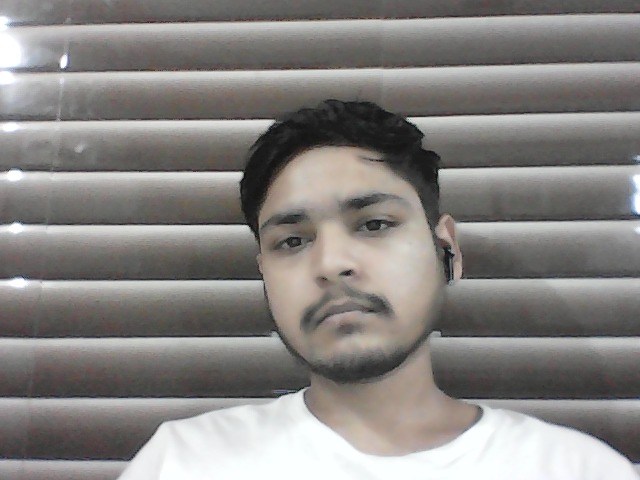
#> input picture Duplicate_Image_Remover/testing/test.jpg, 640 x 480 px, found by its file name
$ python Similarity_score.py
#> lines starting #> are read from the running program, lines starting #| are printed output that depends on the picture; long printed decimals are rounded
import os
import cv2
import matplotlib as plt
from skimage.metrics import structural_similarity as ssim
#input2_path = "C://Users/vaibh/PycharmProjects/DIR/Duplicate_Image_Remover/Sparsh/87_-312_372"
#input_path = "C://Users/vaibh/PycharmProjects/DIR/Duplicate_Image_Remover/testing"
window_name = 'Imagee'
font = cv2.FONT_HERSHEY_SIMPLEX
org = (50, 50)
fontScale = 1
color = (255, 0, 0)
thickness = 2

similar_list = []
temp3 = []
temp4=[]
temp5=[]
temp6=[]
temp7 = []
temp8=[]
temp9=[]


Input_path = 'C://Users/vaibh/PycharmProjects/DIR/Duplicate_Image_Remover/Sparsh/87_-312_372'
master_image = cv2.imread('C://Users/vaibh/PycharmProjects/DIR/Duplicate_Image_Remover/testing/test.jpg')
#> master_image is the input picture: shape (480, 640, 3); mean B, G, R 129.9, 132.4, 135.3
images_list = os.listdir('C://Users/vaibh/PycharmProjects/DIR/Duplicate_Image_Remover/Sparsh/87_-312_372')

master_image_gray = cv2.cvtColor(master_image, cv2.COLOR_BGR2GRAY)
#image_gray = cv2.cvtColor(images, cv2.COLOR_BGR2GRAY)
sim_score = []
for i in images_list:
    temp_img = cv2.imread(Input_path + "/" +i)
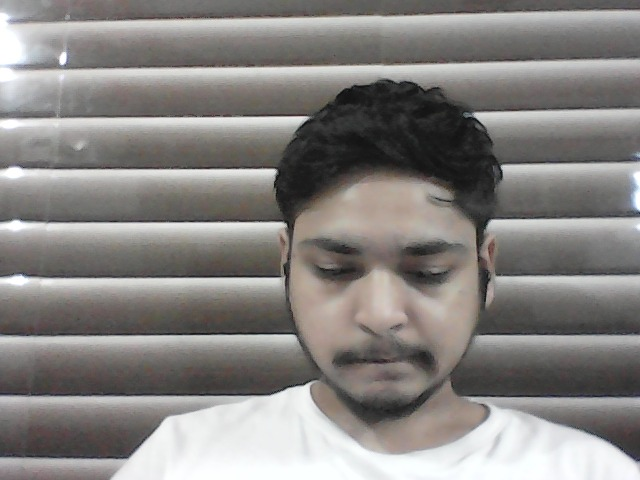
#> input picture Duplicate_Image_Remover/Sparsh/87_-312_372/100.jpg, 640 x 480 px, found by its file name
#> temp_img is the input picture: shape (480, 640, 3); mean B, G, R 129.6, 132, 134.9
    temp_img_gray = cv2.cvtColor(temp_img , cv2.COLOR_BGR2GRAY)
    (score, diff) = ssim(master_image_gray, temp_img_gray, full=True)
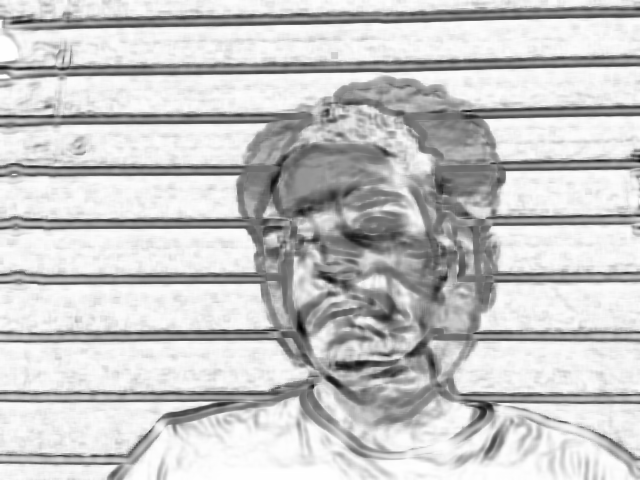
#> diff: shape (480, 640) float64; min -0.769, max 1, mean 0.614; drawn with min black and max white
#> score = 0.61
    image = cv2.putText(temp_img_gray, f"similarity: {round(score, 2)}", (10, 10), cv2.FONT_HERSHEY_DUPLEX, 0.6, (255, 255, 255),1)
    temp3.append(image)
    print("Image similarity of "+i+' with test.jpg is :'+str(score))
#| Image similarity of 100.jpg with test.jpg is :0.6097
    if score > 0.50 and score < 0.60:
        temp4.append(i)
        temp8.append(score)
    elif score > 0.60 and score < 0.70:
            temp5.append(i)
    elif score > 0.70 and score < 0.80:
        temp6.append(i)
    elif score > 0.80:
        temp7.append(i)
        temp9.append(score)
#> pass 2 of the loop `for i in images_list:`:
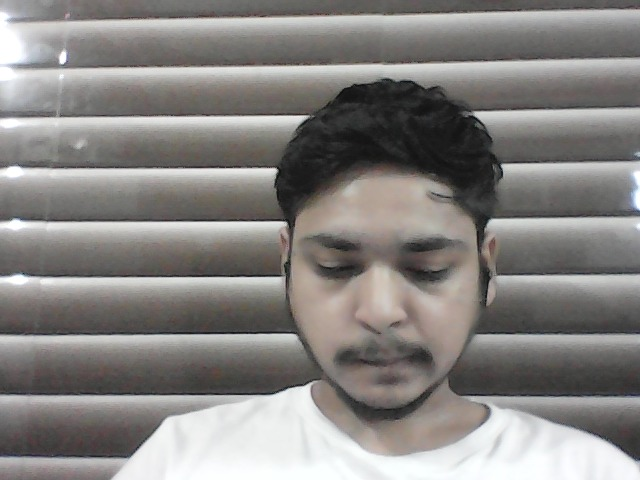
#> input picture Duplicate_Image_Remover/Sparsh/87_-312_372/102.jpg, 640 x 480 px, found by its file name
#> temp_img is the input picture: shape (480, 640, 3); mean B, G, R 129.6, 131.9, 134.7
#> `(score, diff) = ssim(master_image_gray, temp_img_gray, full=True)`:
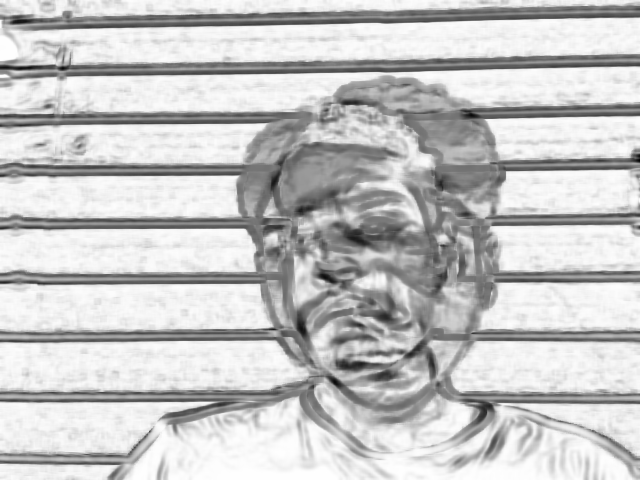
#> diff: shape (480, 640) float64; min -0.832, max 1, mean 0.587; drawn with min black and max white
#> score = 0.582
#| Image similarity of 102.jpg with test.jpg is :0.5822
#> pass 3 of the loop `for i in images_list:`:
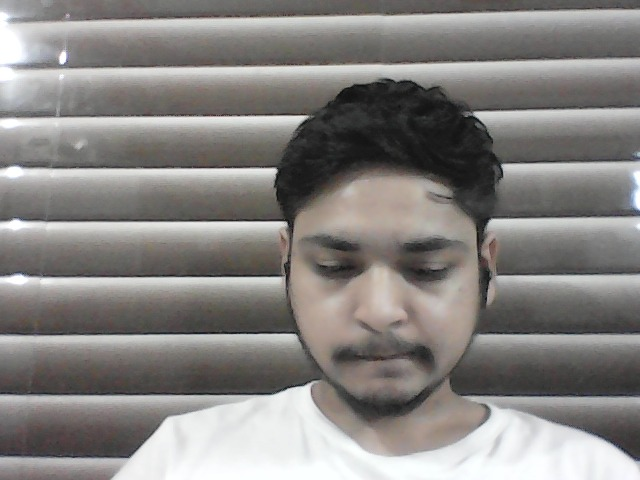
#> input picture Duplicate_Image_Remover/Sparsh/87_-312_372/103.jpg, 640 x 480 px, found by its file name
#> temp_img is the input picture: shape (480, 640, 3); mean B, G, R 129.4, 131.8, 134.6
#> `(score, diff) = ssim(master_image_gray, temp_img_gray, full=True)`:
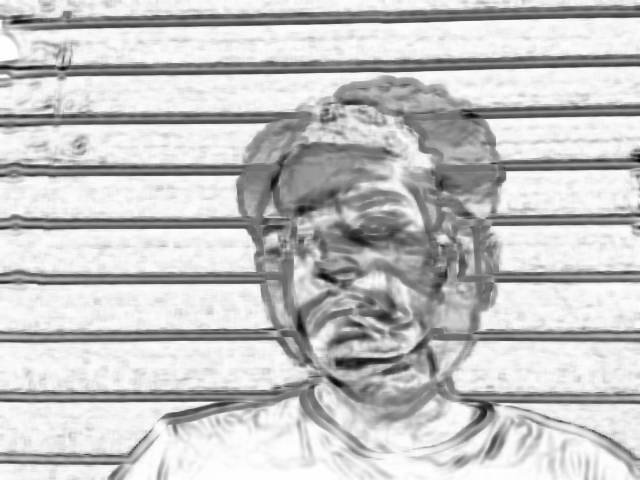
#> diff: shape (480, 640) float64; min -0.797, max 1, mean 0.59; drawn with min black and max white
#> score = 0.585
#| Image similarity of 103.jpg with test.jpg is :0.5849

print("similarity score between 0.50 and 0.60 are:",temp4)
print("similarity score between 0.60 and 0.70 are:",temp5)
print("similarity score between 0.70 and 0.80 are:", temp6)
print("similarity score above 0.80 are:",temp7)


from prettytable import PrettyTable

columns = ["Segregation", "Number of images"]

myTable = PrettyTable()

# Add Columns
myTable.add_column(columns[0], ["Minimum Similarity", "Maximum Similarity" ,"Between 50% and 60%","between 60% and 70%","Between 70% and 80%","Above 80%"])
#> (the run stopped early here; a loop or call above may not have finished)
